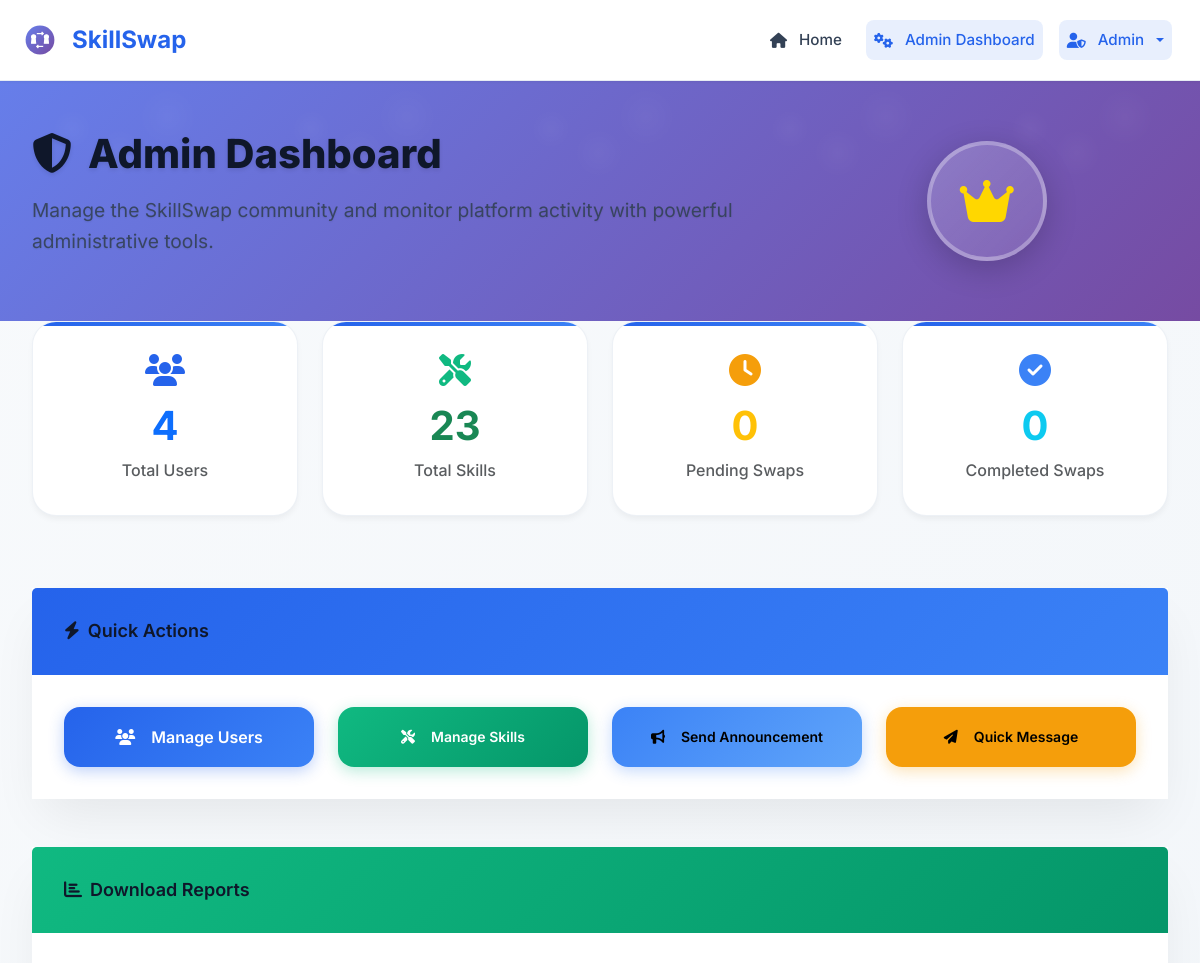
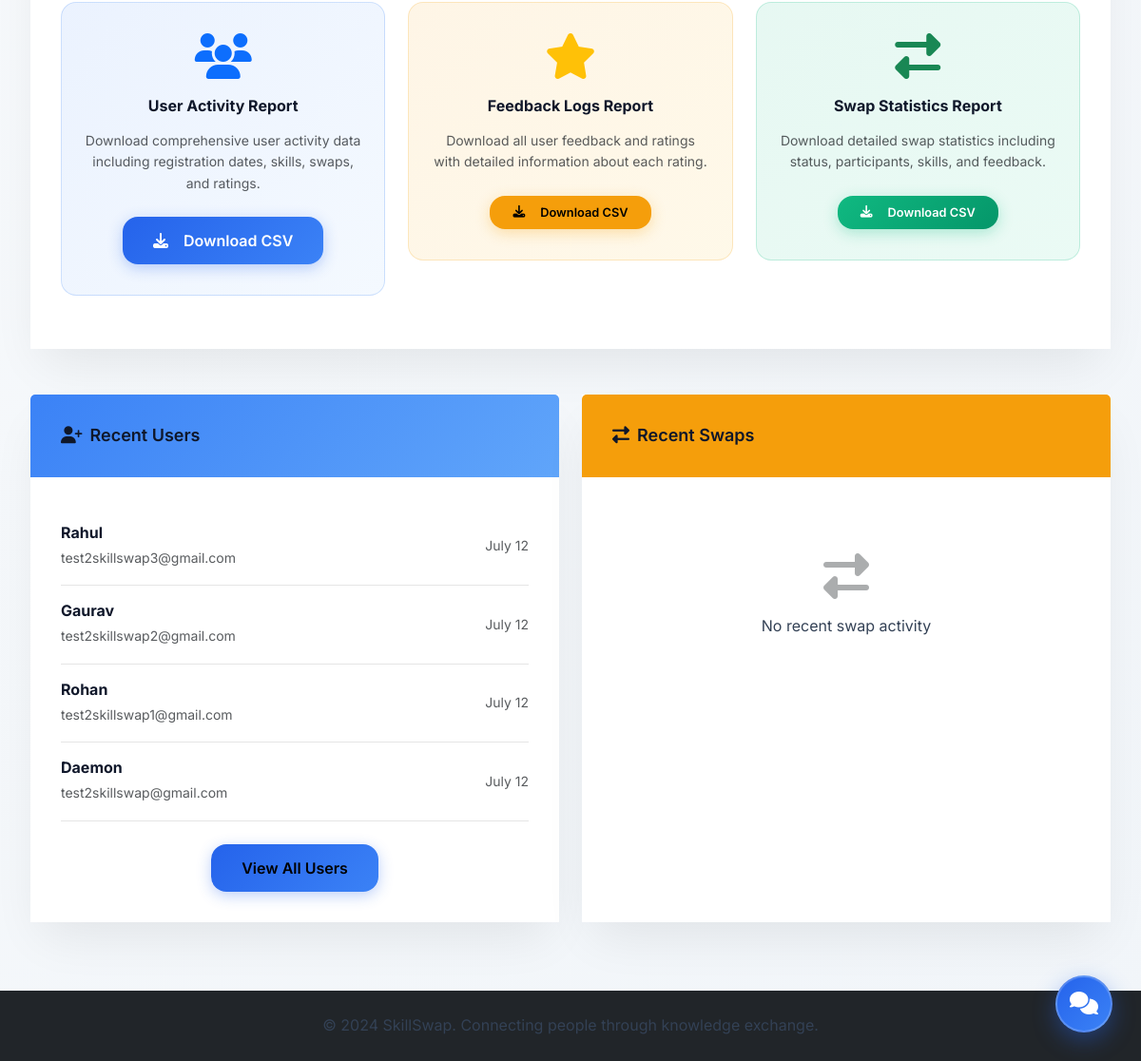
The page /admin (signed in) on the database as committed earlier (2 pictures, top to bottom).
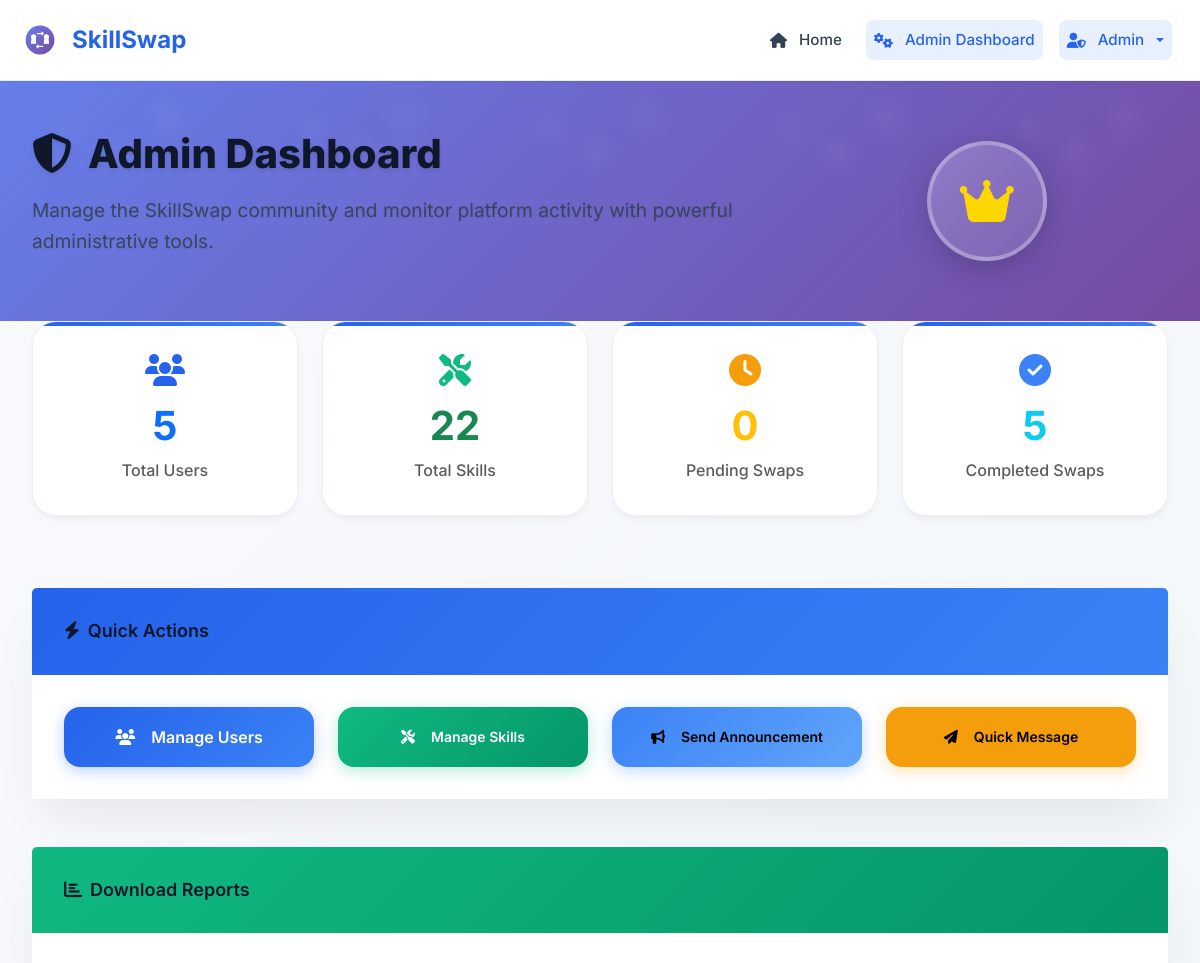
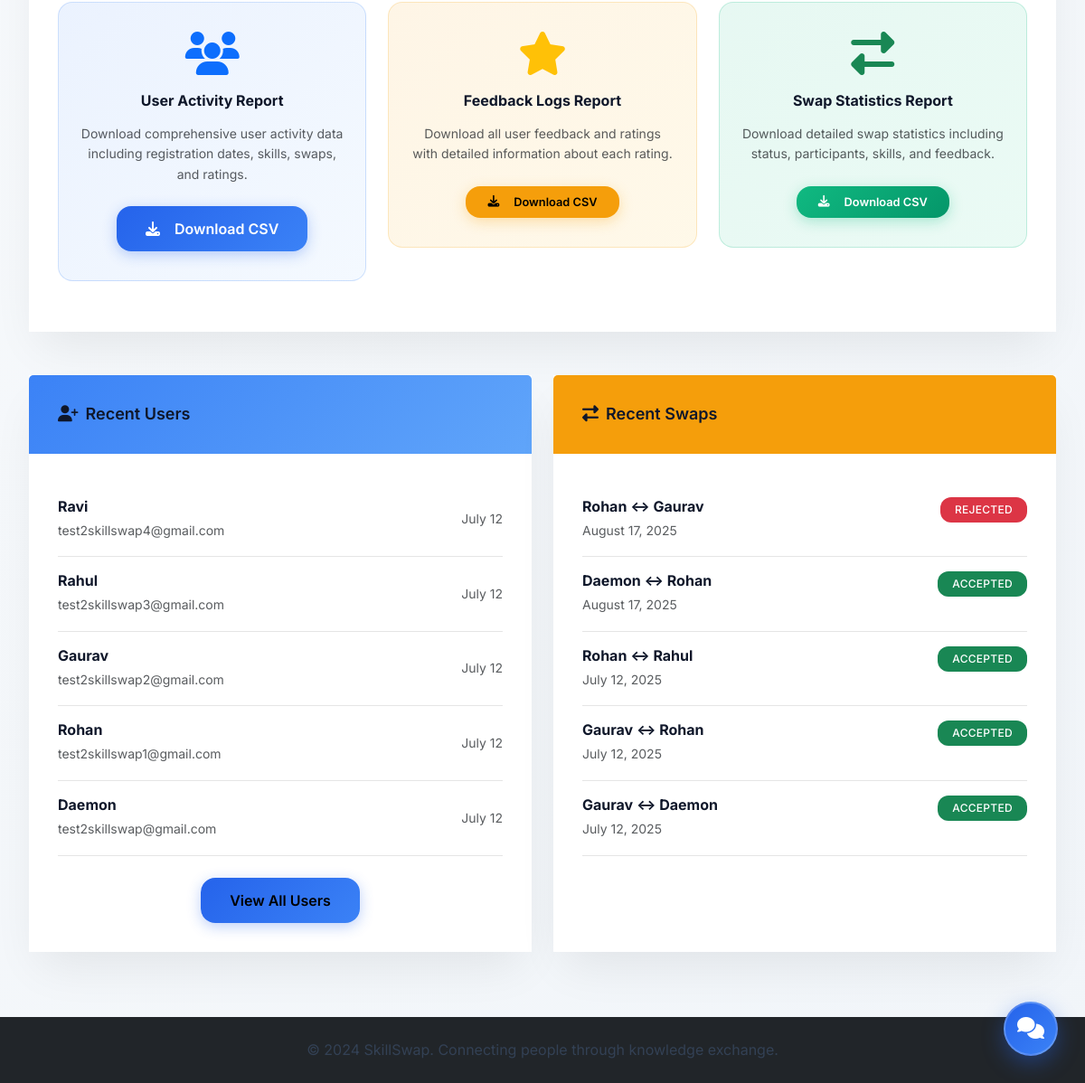
The same page on the database as committed later (2 pictures, top to bottom).
### tables this page shows
CREATE TABLE users (
            id INTEGER PRIMARY KEY AUTOINCREMENT,
            email TEXT UNIQUE NOT NULL,
            password_hash TEXT NOT NULL,
            name TEXT NOT NULL,
            location TEXT,
            profile_photo TEXT,
            availability TEXT,
            is_public INTEGER DEFAULT 1,
            is_admin INTEGER DEFAULT 0,
            is_banned INTEGER DEFAULT 0,
            created_at TIMESTAMP DEFAULT CURRENT_TIMESTAMP
        , bio TEXT);

CREATE TABLE swap_requests (
            id INTEGER PRIMARY KEY AUTOINCREMENT,
            requester_id INTEGER,
            provider_id INTEGER,
            offered_skill_id INTEGER,
            wanted_skill_id INTEGER,
            status TEXT DEFAULT 'pending', -- 'pending', 'accepted', 'rejected', 'cancelled'
            message TEXT,
            created_at TIMESTAMP DEFAULT CURRENT_TIMESTAMP,
            FOREIGN KEY (requester_id) REFERENCES users (id),
            FOREIGN KEY (provider_id) REFERENCES users (id),
            FOREIGN KEY (offered_skill_id) REFERENCES skills (id),
            FOREIGN KEY (wanted_skill_id) REFERENCES skills (id)
        );

### skill_swap_app.py (the view)
@app.route('/admin')
@admin_required
def admin_dashboard():
    conn = get_db()
    stats = {}
    stats['total_users'] = conn.execute('SELECT COUNT(*) as count FROM users WHERE is_admin = 0').fetchone()['count']
    stats['total_skills'] = conn.execute('SELECT COUNT(*) as count FROM skills WHERE is_rejected = 0').fetchone()['count']
    stats['pending_swaps'] = conn.execute('SELECT COUNT(*) as count FROM swap_requests WHERE status = "pending"').fetchone()['count']
    stats['completed_swaps'] = conn.execute('SELECT COUNT(*) as count FROM swap_requests WHERE status = "accepted"').fetchone()['count']
    recent_users = conn.execute('SELECT * FROM users WHERE is_admin = 0 ORDER BY created_at DESC LIMIT 5').fetchall()
    recent_swaps = conn.execute('''
        SELECT sr.*, u1.name as requester_name, u2.name as provider_name
        FROM swap_requests sr
        JOIN users u1 ON sr.requester_id = u1.id
        JOIN users u2 ON sr.provider_id = u2.id
        ORDER BY sr.created_at DESC LIMIT 5
    ''').fetchall()
    users = conn.execute('''
        SELECT id, name, email FROM users
        WHERE is_admin = 0 AND is_banned = 0
        ORDER BY name ASC
    ''').fetchall()
    conn.close()
    recent_users = convert_rows_datetimes(recent_users)
    recent_swaps = convert_rows_datetimes(recent_swaps)
    return render_template('admin_dashboard.html', stats=stats, recent_users=recent_users, recent_swaps=recent_swaps, users=users)

### skill_swap_app.py (called while the page is built)
def parse_datetime(timestamp_str):
    if timestamp_str is None:
        return None
    try:
        if 'T' in timestamp_str:
            return datetime.fromisoformat(timestamp_str.replace('Z', '+00:00'))
        else:
            return datetime.strptime(timestamp_str, '%Y-%m-%d %H:%M:%S')
    except:
        return None

def convert_row_datetimes(row):
    if row is None:
        return None
    if hasattr(row, 'keys'):
        row_dict = dict(row)
    else:
        row_dict = row
    timestamp_fields = ['created_at', 'updated_at', 'rejected_at']
    for field in timestamp_fields:
        if field in row_dict and row_dict[field]:
            row_dict[field] = parse_datetime(row_dict[field])
    return row_dict

def convert_rows_datetimes(rows):
    if not rows:
        return []
    return [convert_row_datetimes(row) for row in rows]

def get_db():
    conn = sqlite3.connect('skill_swap.db')
    conn.row_factory = sqlite3.Row
    return conn

@app.context_processor
def inject_helpers():
    return {'get_user_by_id': get_user_by_id}

### templates/admin_dashboard.html (shortened to what the changed rows need)
{% extends "base.html" %}
{% block content %}
<section class="dashboard-hero">
    <div class="container">
        <div class="row align-items-center">
            <div class="col-lg-8">
                <div class="hero-content">
                    <h1 class="hero-title">
                        <i class="fas fa-shield-alt me-3"></i>Admin Dashboard
                    </h1>
                </div>
            </div>
        </div>
    </div>
</section>
<div class="container">
    <div class="row mb-5">
        <div class="col-md-3 mb-4">
            <div class="stats-card text-center">
                <div class="d-flex align-items-center justify-content-center mb-3">
                    <i class="fas fa-users" style="font-size: 2rem; color: var(--primary);"></i>
                </div>
                <h3 class="display-6 fw-bold text-primary">{{ stats.total_users }}</h3>
                <p class="mb-0 text-muted">Total Users</p>
            </div>
        </div>
        <div class="col-md-3 mb-4">
            <div class="stats-card text-center">
                <div class="d-flex align-items-center justify-content-center mb-3">
                    <i class="fas fa-tools" style="font-size: 2rem; color: var(--success);"></i>
                </div>
                <h3 class="display-6 fw-bold text-success">{{ stats.total_skills }}</h3>
                <p class="mb-0 text-muted">Total Skills</p>
            </div>
        </div>
        <div class="col-md-3 mb-4">
            <div class="stats-card text-center">
                <div class="d-flex align-items-center justify-content-center mb-3">
                    <i class="fas fa-check-circle" style="font-size: 2rem; color: var(--info);"></i>
                </div>
                <h3 class="display-6 fw-bold text-info">{{ stats.completed_swaps }}</h3>
                <p class="mb-0 text-muted">Completed Swaps</p>
            </div>
        </div>
    </div>
</div>
<div class="container">
    <div class="row">
        <div class="col-md-6 mb-4">
            <div class="card modern-search-card h-100">
                <div class="card-body">
                    {% if recent_users %}
                        <div class="list-group list-group-flush">
                            {% for user in recent_users %}
                            <div class="list-group-item d-flex justify-content-between align-items-center" style="border: none; border-bottom: 1px solid rgba(0,0,0,0.1); padding: 1rem 0;">
                                <div>
                                    <h6 class="mb-1 fw-bold">{{ user.name }}</h6>
                                    <small class="text-muted">{{ user.email }}</small>
                                </div>
                                <div class="text-end">
                                    <small class="text-muted d-block">{{ user.created_at.strftime('%B %d') }}</small>
                                </div>
                            </div>
                            {% endfor %}
                        </div>
                    {% else %}
                        <div class="text-center text-muted py-5">
                            <i class="fas fa-users fa-3x mb-3 opacity-50"></i>
                            <p>No recent user activity</p>
                        </div>
                    {% endif %}
                </div>
            </div>
        </div>
        <div class="col-md-6 mb-4">
            <div class="card modern-search-card h-100">
                <div class="card-body">
                    {% if recent_swaps %}
                        <div class="list-group list-group-flush">
                            {% for swap in recent_swaps %}
                            <div class="list-group-item" style="border: none; border-bottom: 1px solid rgba(0,0,0,0.1); padding: 1rem 0;">
                                <div class="d-flex justify-content-between align-items-start">
                                    <div>
                                        <h6 class="mb-1 fw-bold">{{ swap.requester_name }} ↔ {{ swap.provider_name }}</h6>
                                        <small class="text-muted">{{ swap.created_at.strftime('%B %d, %Y') }}</small>
                                    </div>
                                    <span class="badge bg-{{ 'success' if swap.status == 'accepted' else 'warning' if swap.status == 'pending' else 'danger' }}" style="border-radius: var(--radius-md);">
                                        {{ swap.status.title() }}
                                    </span>
                                </div>
                            </div>
                            {% endfor %}
                        </div>
                    {% else %}
                        <div class="text-center text-muted py-5">
                            <i class="fas fa-exchange-alt fa-3x mb-3 opacity-50"></i>
                            <p>No recent swap activity</p>
                        </div>
                    {% endif %}
                </div>
            </div>
        </div>
    </div>
</div>
{% endblock %}

Rows that differ between the two databases and show on the page:
added users: name "Ravi", email "test2skillswap4@gmail.com", created_at "July 12"
added swap_requests: requester_name "Rohan", provider_name "Gaurav", created_at "August 17, 2025", status "REJECTED"
added swap_requests: requester_name "Daemon", provider_name "Rohan", created_at "August 17, 2025", status "ACCEPTED"
added swap_requests: requester_name "Rohan", provider_name "Rahul", created_at "July 12, 2025", status "ACCEPTED"
added swap_requests: requester_name "Gaurav", provider_name "Rohan", created_at "July 12, 2025", status "ACCEPTED"
added swap_requests: requester_name "Gaurav", provider_name "Daemon", created_at "July 12, 2025", status "ACCEPTED"
Other text that changed with them:
{{ stats.total_users }}: "4" → "5"
{{ stats.total_skills }}: "23" → "22"
{{ stats.completed_swaps }}: "0" → "5"
text no longer shown: "No recent swap activity"
